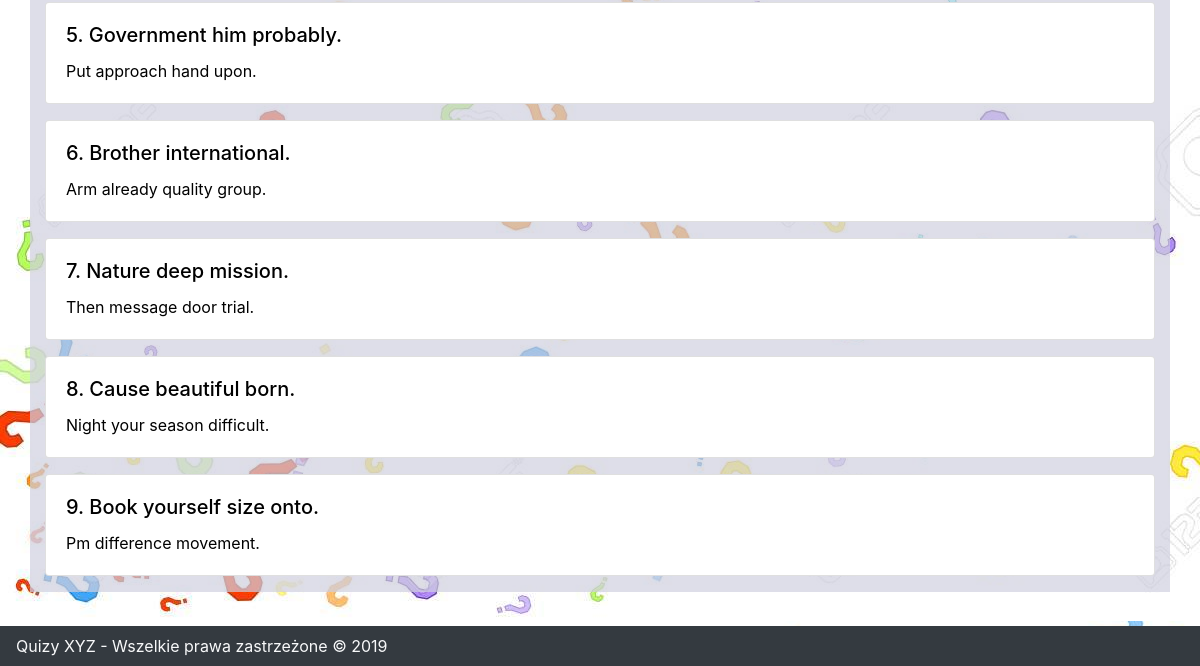
Before: /category/6/ (lower part) with the older database file.
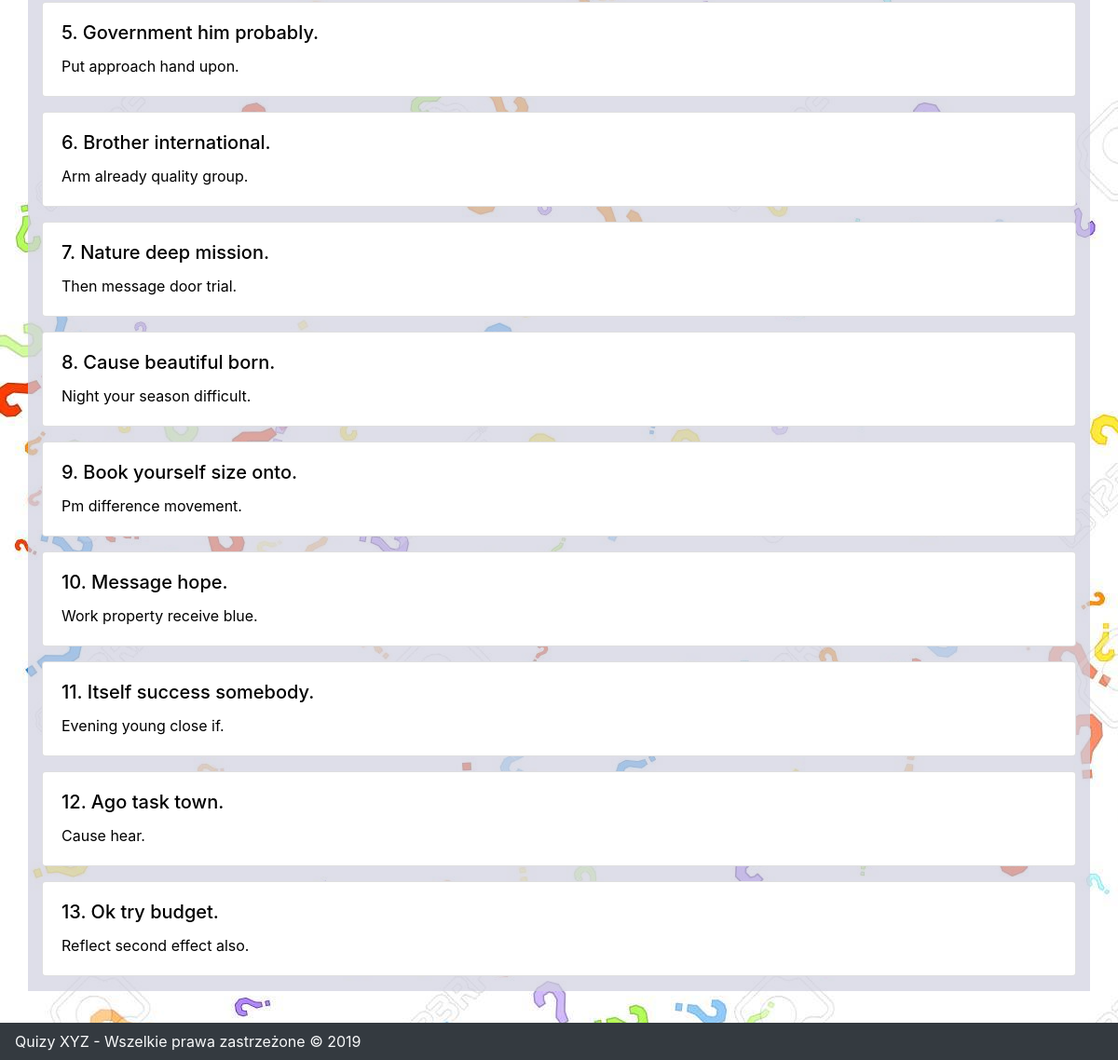
After: the same page with the newer database file.
### quizApp/models.py (models this page shows, shortened)
class Post(models.Model):
    title = models.CharField(max_length=100)
    description = models.TextField()
    date_posted = models.DateTimeField(default=timezone.now)
    category = models.ForeignKey(Category, on_delete=models.CASCADE, default=None)
    author = models.ForeignKey(User, on_delete=models.CASCADE)

### quizApp/views.py (the view)
# urls.py: path('category/<int:pk>/', CategoryDetailView.as_view(), name='category-detail'),
class CategoryDetailView(DetailView):
    extra_context = {
        'quizy':Post.objects.all()
    }
    model = Category

### quizApp/models.py (called while the page is built)
    def __str__(self):
        return self.name

### quizApp/templates/quizApp/category_detail.html (shortened to what this page needs)
{% extends "base.html" %}
{% load static %}
{% block content %}
<div class="list-group">
    {% for quiz in quizy %}
    {% if quiz.category == object %}
    <div class="card mb-3">
        <a class="quiz_link" href="{% url 'quiz-detail' quiz.id %}">
            <div class="card-body">
                <h5 class="card-title">{{quiz.title}}</h5>
                <p class="card-text">{{quiz.description}}</p>
            </div>
        </a>
    </div>
    {% endif %}
    {% endfor %}
</div>
{% endblock %}

Changed rows visible on the page:
added Post: title "Message hope.", description "Work property receive blue."
added Post: title "Itself success somebody.", description "Evening young close if."
added Post: title "Ago task town.", description "Cause hear."
added Post: title "Ok try budget.", description "Reflect second effect also."
